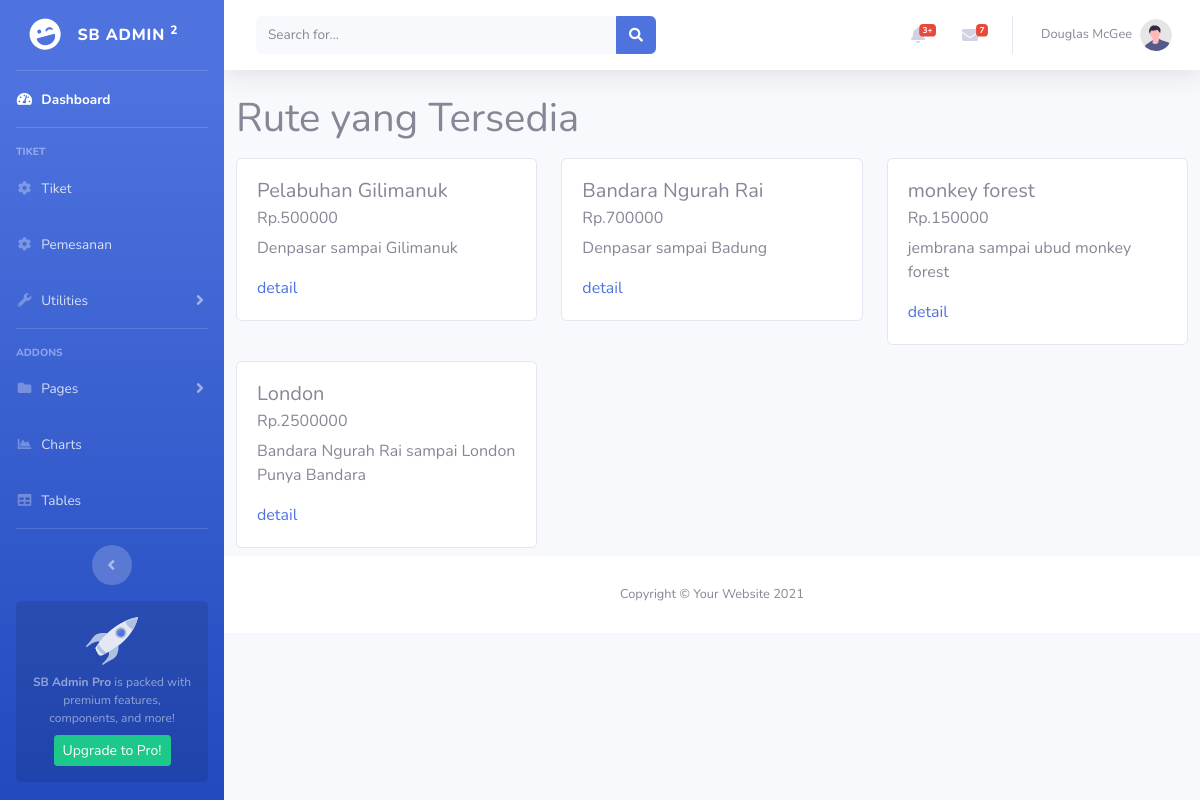
Page /public/tiket (signed in) on the committed database.
### tables this page shows
CREATE TABLE `rute` (
  `id_rute` int(11) NOT NULL,
  `tujuan` varchar(32) DEFAULT NULL,
  `rute_awal` varchar(32) DEFAULT NULL,
  `rute_akhir` varchar(32) DEFAULT NULL,
  `harga` int(11) DEFAULT NULL,
  `id_transportasi` int(11) DEFAULT NULL
);

### app/core/Controller.php (called while the page is built, shortened)
<?php
class Controller {
    public function view($view, $data = []){
        require_once '../app/views/' .$view. '.php';
    }
    public function model($model){
        return new $model;
    }
}

### app/controllers/Tiket.php (called while the page is built, shortened)
<?php
class Tiket extends Controller {
    public function index(){
        $data['judul'] = 'Tiket';
        $data['rute'] = $this->model('Tiket_model')->getAllRute();
        $this->view('Tiket/index',$data);
    }
}

### app/core/App.php (called while the page is built, shortened)
<?php
class App{
    protected $method = 'index';
    protected $params = [];
    public function __construct()
    {
        $this->controller = new $this->controller;
        call_user_func_array([$this->controller, $this->method], $this->params);
    }
}

### public/index.php (called while the page is built, shortened)
<?php
$app = new App;

### app/core/Database.php (called while the page is built, shortened)
<?php
class Database{
    private $host = DB_HOST;
    private $user = DB_USER;
    private $pass = DB_PASS;
    private $db_name = DB_NAME;
    private $dbh;
    private $stmt;
    public function __construct()
    {
       $dsn = 'mysql:host='.$this->host.';dbname='.$this->db_name;
        $option = [
            PDO::ATTR_PERSISTENT => true,
            PDO::ATTR_ERRMODE => PDO::ERRMODE_EXCEPTION
        ];
       try {
            $this->dbh = new PDO($dsn, $this->user, $this->pass, $option);
       } catch (PDOException $e) {
            die($e->getMessage());
       }
    }
    public function query($query){
        $this->stmt = $this->dbh->prepare($query);
    }
    public function execute(){
        $this->stmt->execute();
    }
    public function resultSet(){
        $this->execute();
        return $this->stmt->fetchAll(PDO::FETCH_ASSOC);
    }
}

### app/models/Tiket_model.php (called while the page is built, shortened)
<?php
class Tiket_model{
     private $db;
     public function __construct()
     {
        $this->db = new Database;
     }
     public function getAllRute()
     {
        $query = "SELECT * FROM rute";
        $this->db->query($query);
        $this->db->execute();
        return $this->db->resultSet();
     }
}

### app/views/tiket/index.php (the view)
<div class="container">
    <div class="row">
        <h1>Rute yang Tersedia</h1>
        <div class="row">
            <?php foreach($data['rute'] as $rute): ?>
                <div class="col-4">
                    <div class="card my-2">
                        <div class="card-body">
                            <h5 class="card-title"><?= $rute['tujuan']; ?></h5>
                            <h6 class="card-subtitle mb-2 text-muted">Rp.<?= $rute['harga']; ?></h6>
                            <p class="card-text"><?= $rute['rute_awal']; ?> sampai <?= $rute['rute_akhir']; ?></p>
                            <a href="<?= BASEURL; ?>/tiket/detail/<?= $rute['id_rute']; ?>" class="card-link">detail</a>
                        </div>
                    </div>
                </div>
            <?php endforeach; ?>
        </div>
    </div>
</div>

### rows in the picture
rute: tujuan "Pelabuhan Gilimanuk", harga "500000", rute_awal "Denpasar", rute_akhir "Gilimanuk"
rute: tujuan "Bandara Ngurah Rai", harga "700000", rute_awal "Denpasar", rute_akhir "Badung"
rute: tujuan "monkey forest", harga "150000", rute_awal "jembrana", rute_akhir "ubud monkey forest"
rute: tujuan "London", harga "2500000", rute_awal "Bandara Ngurah Rai", rute_akhir "London Punya Bandara"
